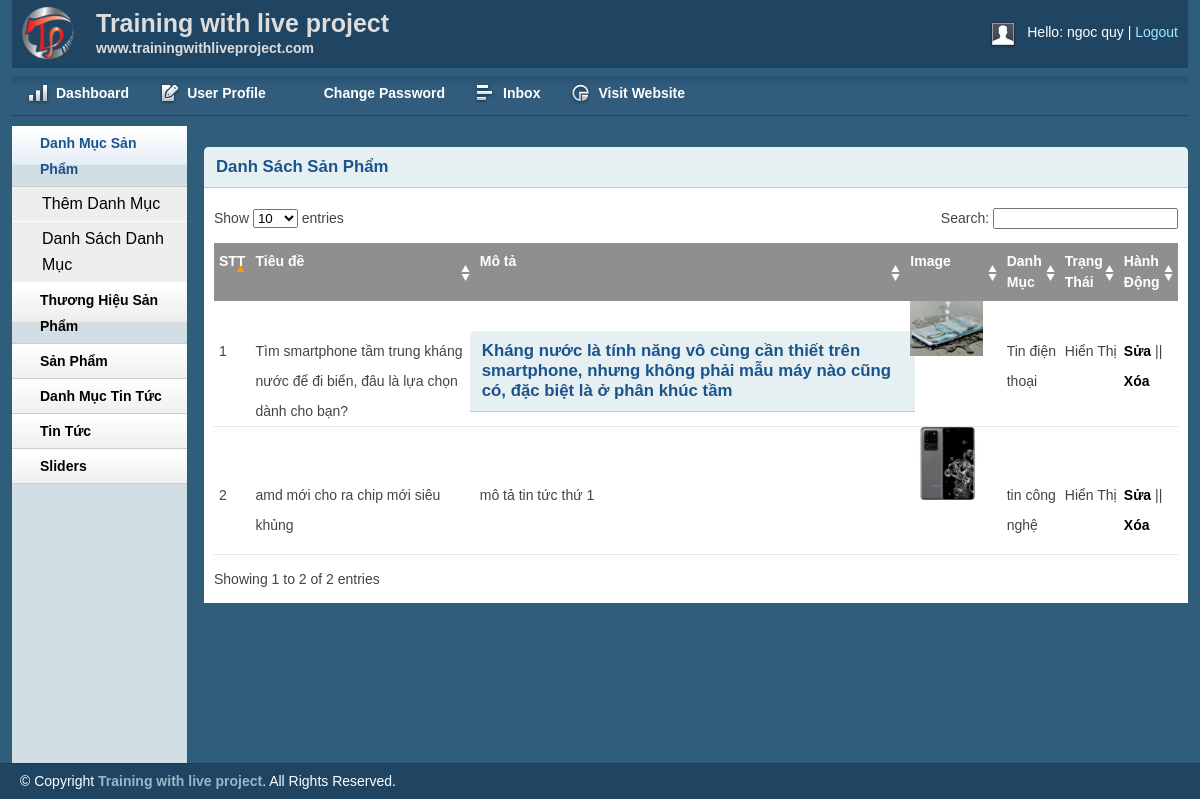
The page /admin/bloglist.php (signed in) on the database its author committed.
### tables this page shows
CREATE TABLE `tbl_blog` (
  `id` int(11) UNSIGNED NOT NULL,
  `title_blog` varchar(100) NOT NULL,
  `description` tinytext NOT NULL,
  `content` text NOT NULL,
  `category_post` int(11) UNSIGNED NOT NULL,
  `image` varchar(140) NOT NULL,
  `status` tinyint(1) NOT NULL DEFAULT 0
);

CREATE TABLE `tbl_cate_post` (
  `id_cate_post` int(11) UNSIGNED NOT NULL,
  `title` varchar(100) NOT NULL,
  `description` text NOT NULL,
  `status` tinyint(1) NOT NULL DEFAULT 0
);

### lib/database.php (called while the page is built, shortened)
<?php
Class Database{
   public $host   = DB_HOST;
   public $user   = DB_USER;
   public $pass   = DB_PASS;
   public $dbname = DB_NAME;
   public $link;
private function connectDB(){
   $this->link = new mysqli($this->host, $this->user, $this->pass,
    $this->dbname);
    mysqli_set_charset($this->link,"utf8");
 }
public function select($query){
  $result = $this->link->query($query) or
   die($this->link->error.__LINE__);
  if($result->num_rows > 0){
    return $result;
  } else {
    return false;
  }
 }
}

### classes/blog.php (called while the page is built, shortened)
<?php
    $filepath = realpath(dirname(__FILE__));
    include_once($filepath.'/../lib/database.php');
?>
<?php
    class blog{
        private $db;
        public function __construct()
        {
                $this->db = new Database();
        }
        public function show_blog(){
            $query = "select a.*,b.title
            FROM tbl_blog a join tbl_cate_post b on a.category_post = b.id_cate_post
            ORDER BY a.id DESC;";
            $result = $this->db->select($query);
            return $result;
        }
}
?>

### admin/bloglist.php (the view, shortened to what this page needs)
<?php include 'inc/header.php';?>
<?php include 'inc/sidebar.php';?>
<?php include '../classes/blog.php'; ?>
<div class="grid_10">
    <div class="box round first grid">
        <h2>Danh Sách Sản Phẩm</h2>
        <div class="block">
            <table class="data display datatable" id="example">
			<thead>
				<tr>
					<th>STT</th>
					<th>Tiêu đề</th>
					<th>Mô tả</th>
					<th>Image</th>
					<th>Danh Mục</th>
					<th>Trạng Thái</th>
					<th>Hành Động</th>
				</tr>
			</thead>
			<tbody>
				<?php
					$blog = new blog();
					$bloglist = $blog->show_blog();
					if($bloglist){
						$i=0;
						while($result = $bloglist->fetch_assoc()){ $i++;?>
					<tr class="odd gradeX">
						<td><?= $i;?></td>
						<td><?= $result['title_blog']; ?></td>
						<td><?= $result['description']; ?></td>
						<td style="width:10%;"><img src="uploads/<?= $result['image'];?>" alt="" style="width:80%" ></td>
						<td><?=$result['title'] ?></td>
						<td><?= $result['status']==0?'Ẩn':'Hiển Thị' ?></td>
						<td><a href="blogedit.php?blogid=<?=$result['id'] ?>">Sửa</a> || <a href="bloglist.php?blogid=<?=$result['id'] ?>">Xóa</a></td>
					</tr>
				<?php	}
					}
				?>
			</tbody>
		</table>
       </div>
    </div>
</div>
<?php include 'inc/footer.php';?>

### admin/css/text.css (style rules this page uses)
body { font: 13px/1.5 Tahoma, Helvetica, Arial, 'Liberation Sans', FreeSans, sans-serif; }
h2 { font-size: 23px; }
p, dl, hr, h1, h2, h3, h4, h5, h6, ol, ul, pre, table, address, fieldset { margin-bottom: 20px; }

### admin/css/grid.css (style rules this page uses)
.grid_1, .grid_2, .grid_3, .grid_4, .grid_5, .grid_6, .grid_7, .grid_8, .grid_9, .grid_10, .grid_11, .grid_12, .grid_13, .grid_14, .grid_15, .grid_16 { display: inline; float: left; margin-left: 1%; margin-right: 1%; }
.container_12 .grid_10 { width: 81.333%; }

### admin/css/layout.css (style rules this page uses)
body { background: #fff none repeat scroll 0 0; color: #444; font-size: 14px; padding: 0; }
a { color: #000; font-weight:bold; text-decoration: none; }
h1, h2, h3, h4, h5, h6 { line-height:1.2em; margin-bottom:.3em; }
h2 { margin-top:1em; }
.box { background:#fff; margin-bottom:20px; padding:10px 10px 10px 10px; margin-left:-8px; }
.box.grid { padding-bottom:40px; }
.box.round { -moz-border-radius: 5px 5px 0px 0px; -webkit-border-radius: 5px 5px 0px 0px; border-radius: 5px 5px 0px 0px; }
.box h2 { font-size:1.2em; font-weight:bold; color:#1B548D; background:#E6F0F3; margin:-10px -10px 0 -10px; padding:10px 12px; border-bottom:1px solid #B3CBD6; -moz-border-radius: 5px 5px 0px 0px; -webkit-border-radius: 5px 5px 0px 0px; border-radius: 5px 5px 0px 0px; }
.box.first { min-height: 406px; }
.block { padding-top:20px; }
p { margin-bottom:1em; }
.block { padding-bottom:1px; }
table.display { margin: 0 auto; clear: both; width: 100%; }
.sorting_asc { background: #8f8f8f url(../img/table/sort_asc.png) no-repeat center right; padding:8px 5px; text-align:left; color:#fff; }
.sorting { background:#8f8f8f url(../img/table/sort_both.png) no-repeat center right; padding:8px 5px; text-align:left; color:#fff; }
tr.odd { height: 30px; line-height: 30px; border-bottom:1px solid #e6e6e6; }
tr.even { height: 30px; line-height: 30px; border-bottom:1px solid #e6e6e6; }
tr.odd td, tr.even td { padding-left:5px; }

### rows shown on the page
tbl_blog: title_blog "Tìm smartphone tầm trung kháng nước để đi biển, đâu là lựa chọn dành cho bạn?", description "Kháng nước là tính năng vô cùng cần thiết trên smartphone, nhưng không phải mẫu máy nào cũng có, đặc biệt là ở phân khúc tầm", image (picture), category_post.title "Tin điện thoại", status "Hiển Thị"
tbl_blog: title_blog "amd mới cho ra chip mới siêu khủng", description "mô tả tin tức thứ 1", image (picture), category_post.title "tin công nghệ", status "Hiển Thị"

### other values the page prints
Session::get('adminName') "ngoc quy"
